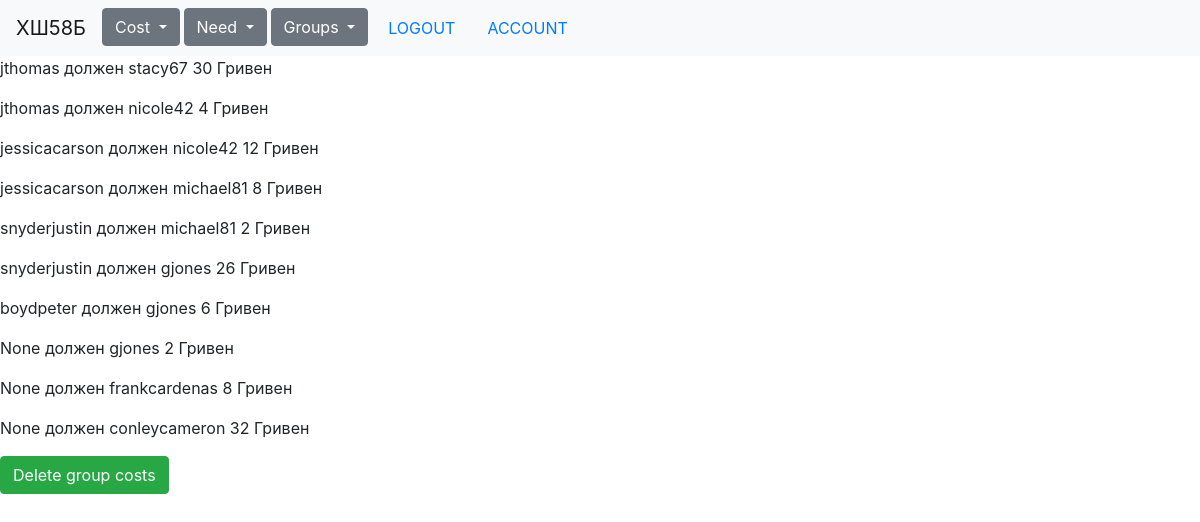
The app's page /cost_finish?group_id=4 (signed in) with its own data.
### main_app/models.py (models this page shows, shortened)
class User(db.Model, UserMixin):
    __tablename__ = 'users'
    id = db.Column(db.Integer, primary_key=True)
    username = db.Column(db.String(64), nullable=False, index=True, unique=True)
    email = db.Column(db.String(64), nullable=False, unique=True, index=True)
    password_hash = db.Column(db.String(128))
    confirmed = db.Column(db.Boolean, default=False)
    profile_image = db.Column(db.String(128), nullable=False, default='default_profile_img.png')
    costs = db.relationship('Costs', backref='author', lazy=True)
    role_id = db.Column(db.Integer, db.ForeignKey('roles.id'))
    needs = db.relationship('Needs', backref='author', lazy=True)
    memberships = db.relationship('CostGroup', backref='user', lazy=True)

### main_app/costs/views.py (the view)
@costs.route('/cost_finish')
@login_required
def final():
    group_id = request.args.get('group_id')
    users = CostGroup.query.filter_by(group_id=group_id).all()
    user_dict = {}
    for user in users:
        user_dict.update({user.id: user.user.username})
    who_to_whom = WhoOwesWhom.query.filter_by(group_id=group_id).all()
    debt_list = []
    for w in who_to_whom:
        if w.debt_amount == 0:
            db.session.delete(w)
            db.session.commit()
            continue
        debt_list.append([
            user_dict.get(w.who),
            user_dict.get(w.whom),
            w.debt_amount
        ])
    return render_template('final_cost.html', debt_list=debt_list,
                           group_id=group_id)

### main_app/core/__init__.py (called while the page is built)
@core.app_context_processor
def inject_permissions():
    return dict(Permission=Permission)

### main_app/costs/__init__.py (called while the page is built)
@costs.app_context_processor
def inject_permissions():
    return dict(Permission=Permission)

### main_app/groups/__init__.py (called while the page is built)
@groups.app_context_processor
def inject_permissions():
    return dict(Permission=Permission)

### main_app/models.py (called while the page is built)
@login_manager.user_loader
def load_user(user_id):
    return User.query.get(user_id)

### main_app/needs/__init__.py (called while the page is built)
@needs.app_context_processor
def inject_permissions():
    return dict(Permission=Permission)

### main_app/users/__init__.py (called while the page is built)
@users.app_context_processor
def inject_permissions():
    return dict(Permission=Permission)

### main_app/users/views.py (called while the page is built)
@users.before_app_request
def before_request():
    if current_user.is_authenticated:
        if not current_user.confirmed \
                and request.endpoint \
                and request.endpoint[:6] != 'users.' \
                and request.endpoint != 'users.confirm':
            return redirect(url_for('users.unconfirmed'))

### main_app/templates/final_cost.html
{% extends "base.html" %}
{% block content %}
{% for debt_row in debt_list %}
    <p> {{ debt_row[0] }} должен {{ debt_row[1] }} {{ debt_row[2]}} Гривен</p>
{% endfor %}
    <a class="btn btn-success" href="{{ url_for('costs.delete_group_cost', group_id=group_id)}}" role="button">Delete group costs</a>
{% endblock %}

### records on screen
User: username "jthomas" "jthomas"
User: username "stacy67"
User: username "nicole42" "nicole42"
User: username "jessicacarson" "jessicacarson"
User: username "michael81" "michael81"
User: username "snyderjustin" "snyderjustin"
User: username "gjones" "gjones", debt_row "None", username "gjones", debt_row "2"
User: username "boydpeter"
User: debt_row "None", username "frankcardenas", debt_row "8"
User: debt_row "None", username "conleycameron", debt_row "32"

### other values on screen
{{ debt_row[2] }} "30" "4" "12" "8" "2" "26" "6"
